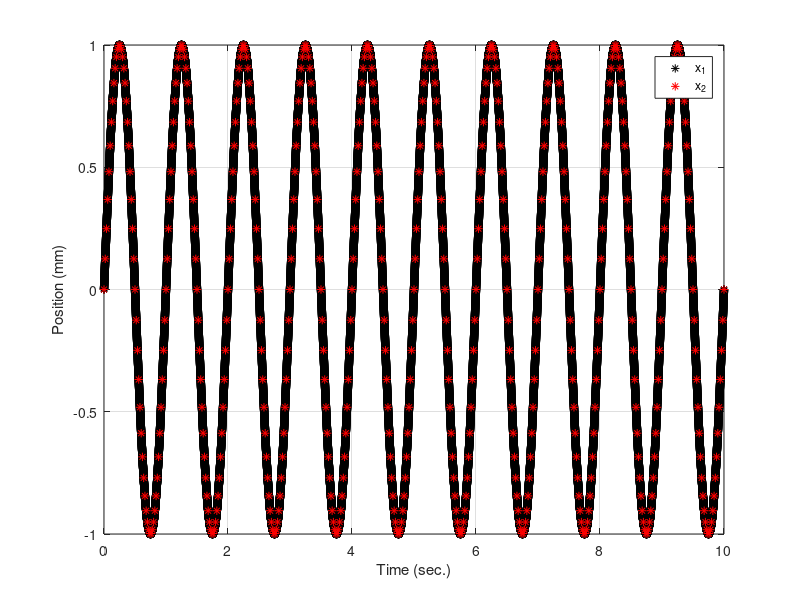
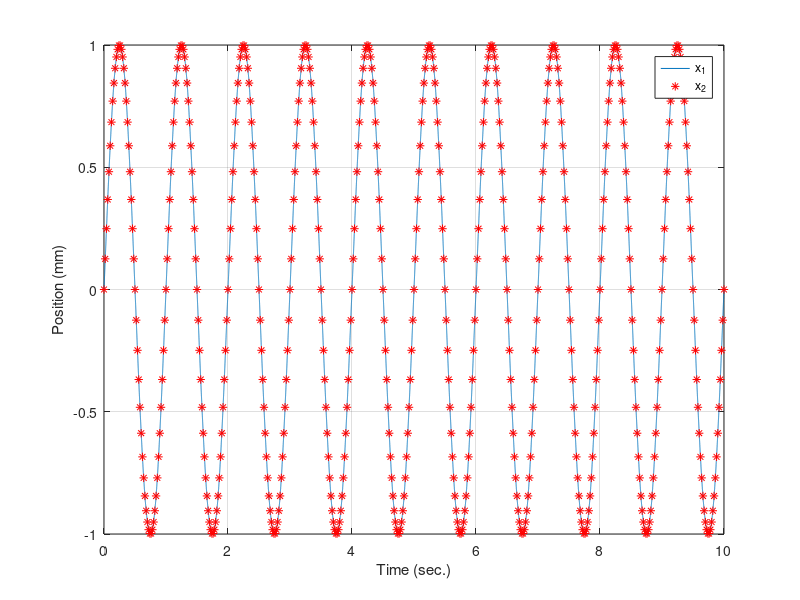

MATLAB code for these plots, in order:
clear all
close all
clc

t = 0:0.0001:10;
x_1 = sin(2*pi*1*t); % The original signal

n = length(x_1);
k = 1:200:n;
x_2 = x_1(k);
t_2 = t(k);

figure(1)
plot(t,x_1,'*k',t_2,x_2,'*r')
grid on
legend('x_1','x_2')
xlabel('Time (sec.)')
ylabel('Position (mm)')

figure(2)
plot(t,x_1,t_2,x_2,'*r')
grid on
legend('x_1','x_2')
xlabel('Time (sec.)')
ylabel('Position (mm)')